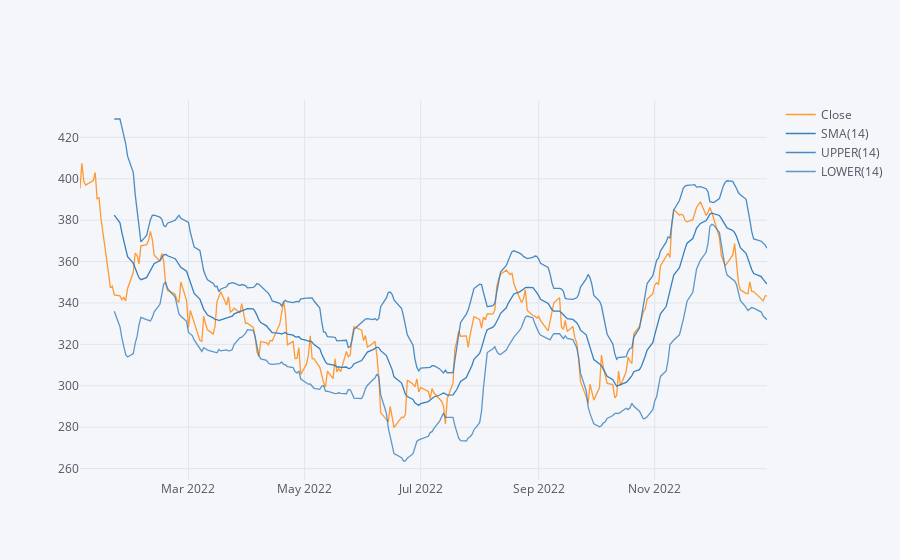

Notebook code for this chart:
### Markdown cell above
**Creating a Bollinger Band Plot for Goldman Sachs for the year 2022** (rerun if you're seeing blanks)

### Code cell
GS["Close"]["2022-01-01":"2023-01-01"].ta_plot(study = "boll")

### Figure 1 — Plotly figure (JSON) as saved in the notebook; plotly's stock layout.template omitted (floating-point values rounded to 4 significant figures; data arrays with more than 128 entries replaced by an {"elided": "..."} marker saying what was removed)
{"data": [{"line": {"color": "rgba(255, 153, 51, 1.0)", "dash": "solid", "shape": "linear", "width": 1.3}, "mode": "lines", "name": "Close", "text": "", "type": "scatter", "x": {"elided": "251 str values"}, "y": {"elided": "251 float values"}}, {"line": {"color": "rgba(55, 128, 191, 1.0)", "dash": "solid", "shape": "linear", "width": 1.3}, "mode": "lines", "name": "SMA(14)", "text": "", "type": "scatter", "x": {"elided": "251 str values"}, "y": {"elided": "251 mixed values"}}, {"line": {"color": "rgba(55, 128, 191, 0.8999999999999999)", "dash": "solid", "shape": "linear", "width": 1.3}, "mode": "lines", "name": "UPPER(14)", "text": "", "type": "scatter", "x": {"elided": "251 str values"}, "y": {"elided": "251 mixed values"}}, {"line": {"color": "rgba(55, 128, 191, 0.7999999999999998)", "dash": "solid", "shape": "linear", "width": 1.3}, "mode": "lines", "name": "LOWER(14)", "text": "", "type": "scatter", "x": {"elided": "251 str values"}, "y": {"elided": "251 mixed values"}}], "layout": {"legend": {"bgcolor": "#F5F6F9", "font": {"color": "#4D5663"}}, "paper_bgcolor": "#F5F6F9", "plot_bgcolor": "#F5F6F9", "title": {"font": {"color": "#4D5663"}}, "xaxis": {"gridcolor": "#E1E5ED", "showgrid": true, "tickfont": {"color": "#4D5663"}, "title": {"font": {"color": "#4D5663"}, "text": ""}, "zerolinecolor": "#E1E5ED"}, "yaxis": {"gridcolor": "#E1E5ED", "showgrid": true, "tickfont": {"color": "#4D5663"}, "title": {"font": {"color": "#4D5663"}, "text": ""}, "zerolinecolor": "#E1E5ED"}}}
